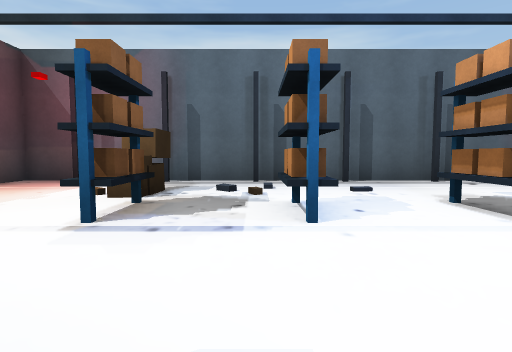
view 1 (above)

18 first-person views from a walk through a scene from a Unity 3-D project. The camera is 1.2 m above the floor, tilts 4° down and sees 80° across. The floor is counted in squares, 2 m on a side. Each view is taken from the middle of a square. On the plan, view 1 faces up. The plan holds only what a view shows up to about 9 squares ahead; the rest is blank. The place goes on beyond the plan. The player is left out.

view 2
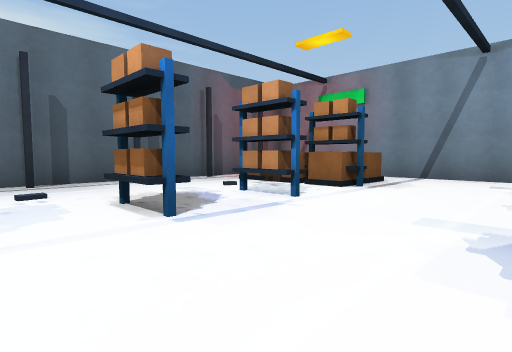

view 3
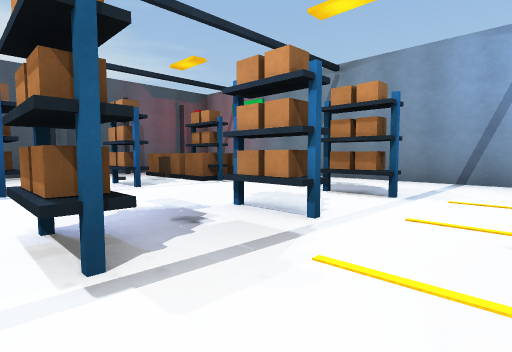

view 4
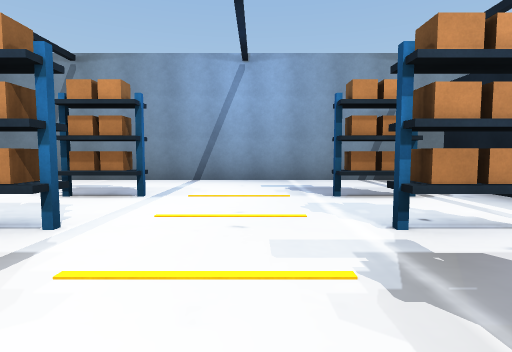

view 5
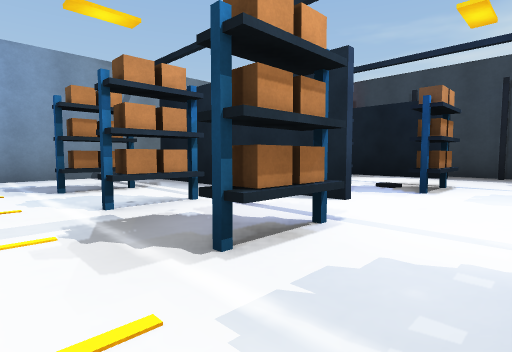

view 6
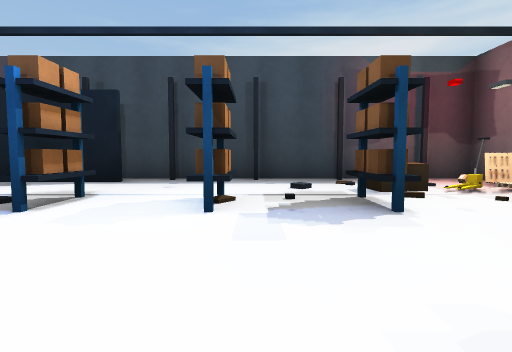

view 7
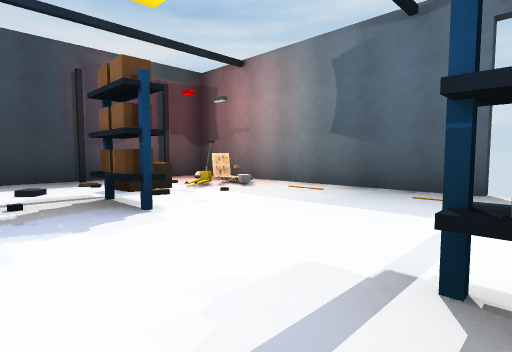

view 8
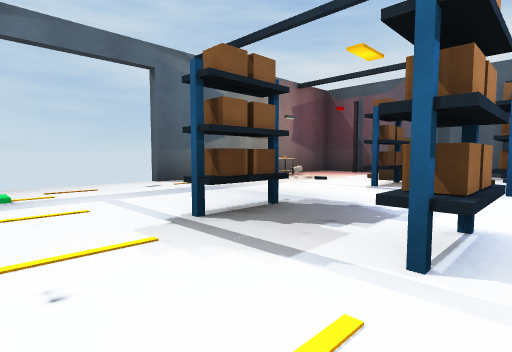

view 9
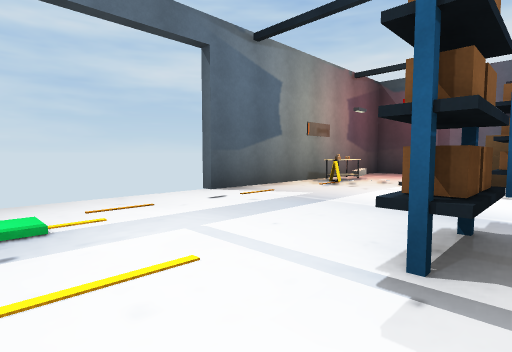

view 10
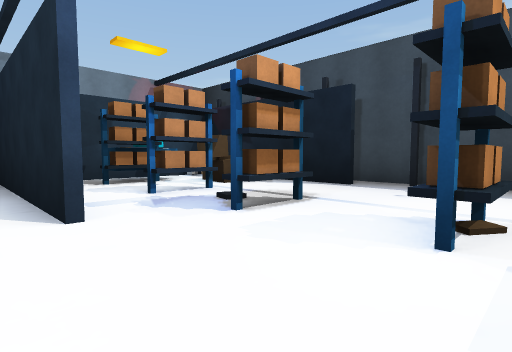

view 11
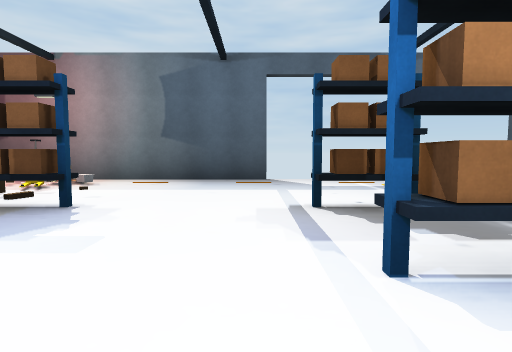

view 12
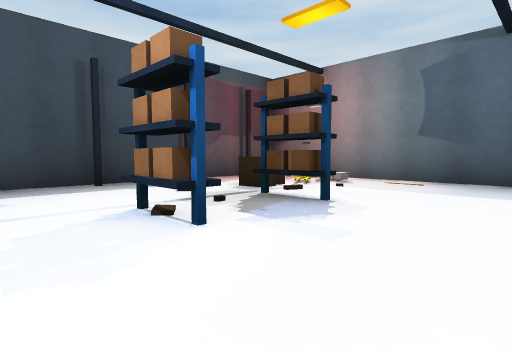

view 13
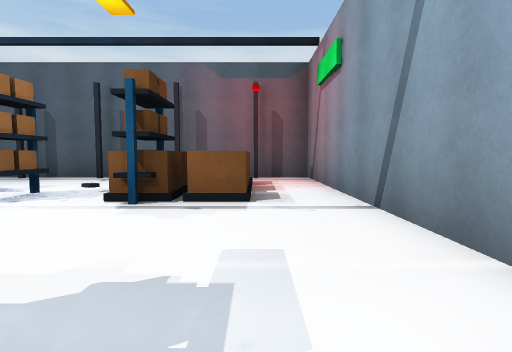

view 14
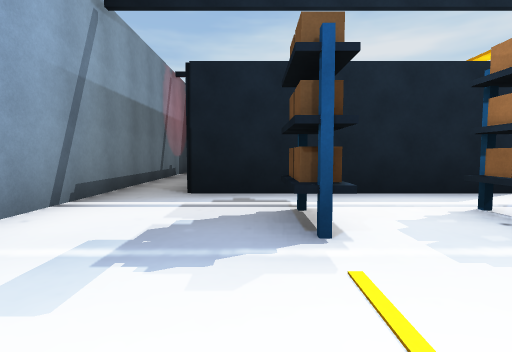

view 15
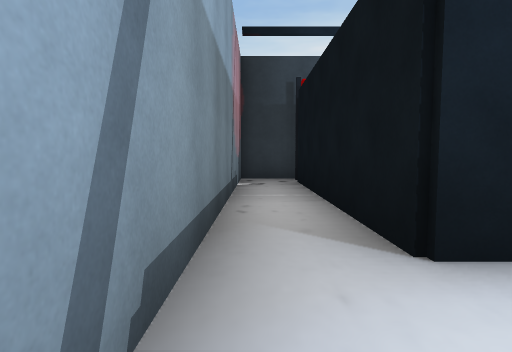

view 16
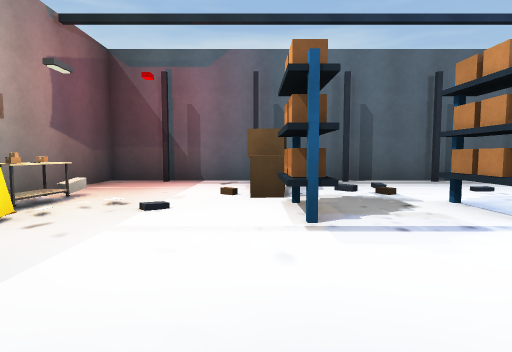

view 17
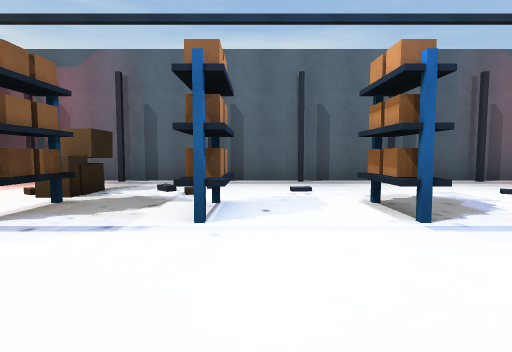

view 18
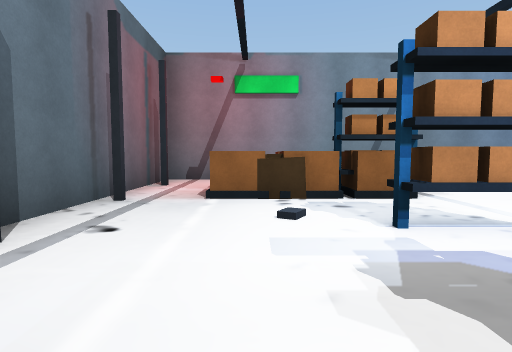

### Floor plan
Points are (right, up) in squares from view 1. A wall is a line through its corners. A room is listed if a view was taken in it or the views show most of it. See-through windows are left out.
Room 1 (views 1, 2, 3, 4, 5, 6, 7, 8, 9, 10, 11, 12, 13, 14, 15, 16, 17, 18)
walls: (2.9, -6.7) (8.1, -6.7) (8.1, -11.8); (-5.4, -5.6) (-5.4, -12.6) (3.5, -12.6); (-5.4, 2.2) (-5.4, 0.2); (6.7, -10) (6.7, -9.5); (2.9, -11.7) (6.9, -11.7); (7.9, -10.9) (7.9, -8.1); (8, -12.6) (9.4, -12.6) (9.4, 7.1) (-5.4, 7.1) (-5.4, 4.6)
ways out: gap at (-6, -6)
objects: other object (-5, -11); other object (-5, 3) to (-5, 4); other object (-4, 3); other object (-3, -10); other object (-2, -10); other object (-2, 5); other object (-1, -9); other object (-1, -5); other object (-1, -1); other object (-1, 3); other object (1, -9); other object (1, -5); other object (1, -1); other object (1, 3); other object (3, -9); other object (3, -5); other object (3, -1); other object (3, 3); other object (5, -10); other object (5, -9); other object (5, -5); other object (5, -1); other object (5, 3); other object (6, -10); other object (6, 3); other object (6, 4); other object (6, 5); other object (7, -9); other object (7, -5); other object (7, -1); other object (7, 3); other object (7, 4); other object (7, 5)

Where each view was taken, in squares from view 1:
view 1: 0 up, 0 right, facing up
view 2: 0 up, 1 right, facing up-right
view 3: 3 down, 2 right, facing up-right
view 4: 3 down, 2 right, facing right
view 5: 3 down, 1 right, facing down-right
view 6: 5 down, 0 right, facing down
view 7: 5 down, 0 right, facing down-left
view 8: 3 down, 1 right, facing up-left
view 9: 3 down, 1 left, facing up-left
view 10: 6 down, 0 right, facing down-right
view 11: 6 down, 2 right, facing left
view 12: 6 down, 2 right, facing down-left
view 13: 1 down, 8 right, facing up
view 14: 2 down, 7 right, facing down
view 15: 5 down, 9 right, facing down
view 16: 0 up, 2 left, facing up
view 17: 0 up, 1 right, facing up
view 18: 5 up, 2 right, facing right
